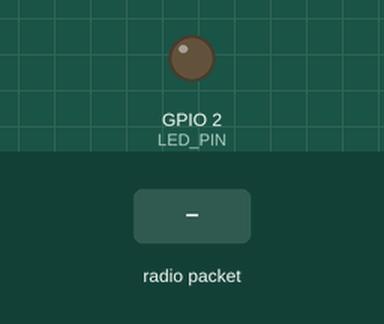
A sketch run on a simulated ESP32. Shown: output pins drawn as LEDs (lit = HIGH). Inputs (shaded band) come from the test bench. No radio packets arrive unless stated; what the sketch prints to the serial monitor is not drawn.

Above: at 1.2 s.
1.3 s: radio packet "1" arrives
Timing chart, 0 to 4.3 s (numbered marks = the images above; inputs shaded):
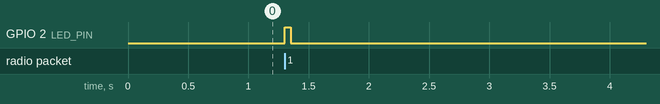

Measured:
- after the input at 1.3 s, GPIO 2 (LED_PIN): LOW → HIGH at once, → LOW 0.05 s later

The sketch:

RX_1.ino
```cpp
#include <SPI.h>
#include <LoRa.h>

// ================= PIN DEFINITIONS =================
#define NSS   5
#define RST   14
#define DIO0  26
#define LED_PIN 2   // D2 LED

void setup() {
  Serial.begin(115200);
  pinMode(LED_PIN, OUTPUT);
  digitalWrite(LED_PIN, LOW);

  Serial.println("ESP32 LoRa Receiver");

  // ---------- LoRa Pins ----------
  LoRa.setPins(NSS, RST, DIO0);

  if (!LoRa.begin(433E6)) {
    Serial.println("LoRa init failed");
    while (1);
  }

  // ===== MATCH TRANSMITTER SETTINGS =====
  LoRa.setSpreadingFactor(10);
  LoRa.setSignalBandwidth(125E3);
  LoRa.setCodingRate4(5);
  LoRa.setTxPower(17);   // not required for RX but safe

  Serial.println("LoRa init successful");
}

void loop() {
  int packetSize = LoRa.parsePacket();
  if (packetSize) {
    // LED ON when packet received
    digitalWrite(LED_PIN, HIGH);

    String received = "";
    while (LoRa.available()) {
      received += (char)LoRa.read();
    }

    int rssi = LoRa.packetRssi();
    float snr = LoRa.packetSnr();

    Serial.print("Received: ");
    Serial.println(received);

    Serial.print("RSSI: ");
    Serial.print(rssi);
    Serial.print(" dBm | SNR: ");
    Serial.println(snr);

    delay(50);
    digitalWrite(LED_PIN, LOW);
  }
}
```
